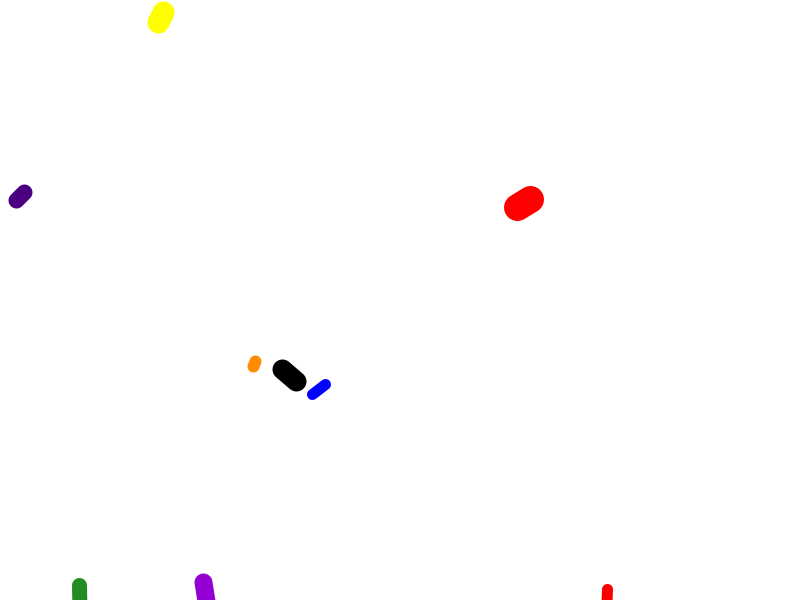
Frame 1 (no input)
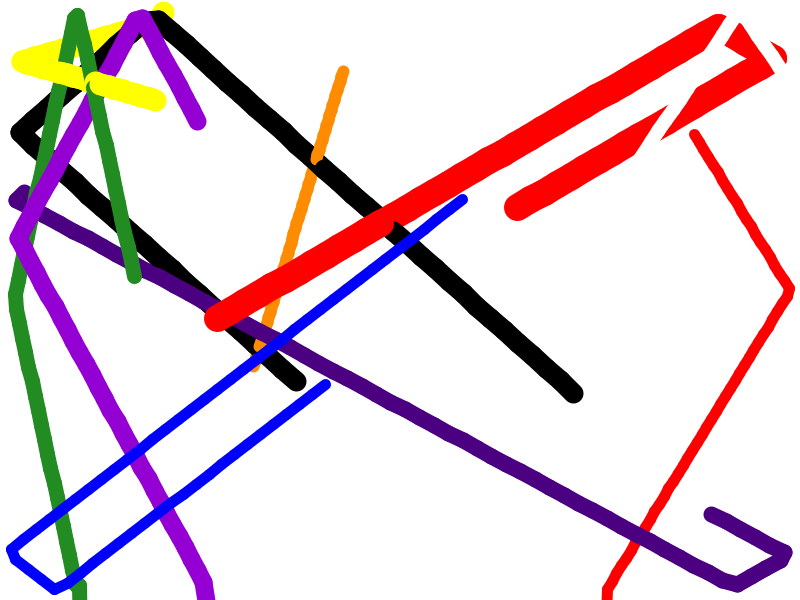
Frame 60 (the mouse pressed at the canvas centre just before this capture)
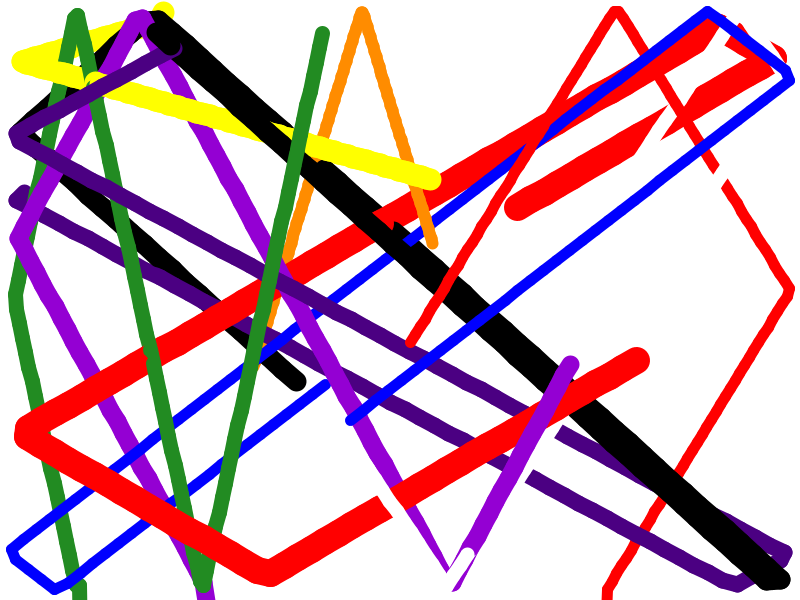
Frame 120 (the mouse held since frame 60 and released just before this capture)

The Processing sketch that drew these frames (run headless with seeded random() and noise(); from frame 60 on, the mouse is pressed at the canvas centre):

// Processing sketch: processing_160114
// ── processing_160114.pde

//Artist Statement
// This is a work designed to show mathematical entropy. 
// Speeds, directions and line sizes are randomized within bounds
// in order to create a different picture every time it is run. 

ArrayList<Orb> ballPit;
color[] palette = {#FF0000,#FF8C00,#FFFF00,#228B22,#0000FF,#4B0082,#9400D3, #FFFFFF, #000000};
int ballMin = 10;
int ballMax = 30;
int maxSpeed = 15;
int numOrbs = 10;

void setup() {
  size(800, 600);
  background(255);
  frameRate(30);
  ellipseMode(RADIUS);
  ballPit  = new ArrayList<Orb>();
  for(int i = 0; i < numOrbs; i++){//color, float xp, float yp, int xd, int yd, float xs, float ys, int r
    ballPit.add(new Orb((i < palette.length ? palette[i]: palette[i%palette.length]), random(0, width), random(0,width), random(-maxSpeed, maxSpeed), random(-maxSpeed, maxSpeed), round(random(ballMin,ballMax))));
  }
}

void mouseReleased(){
 ballPit.add(new Orb(palette[int(random(palette.length))], mouseX, mouseY, random(-maxSpeed, maxSpeed), random(-maxSpeed, maxSpeed), round(random(ballMin,ballMax))));
}
void draw() {
   // Update the position of the shapes
   for(int i = 0; i < ballPit.size(); i++){
     strokeWeight(ballPit.get(i).radius);
     float tempx = ballPit.get(i).xpos;
     float tempy = ballPit.get(i).ypos; 
     ballPit.get(i).move();
     stroke(ballPit.get(i).orbColor);
     line(tempx, tempy, ballPit.get(i).xpos, ballPit.get(i).ypos);
   }
}
class Orb{
  float xpos; float ypos;
  int radius;
  color orbColor;
  float xspeed = 4.0; float yspeed = 4.0;
  Orb(color col, float xp, float yp, float xs, float ys, int r){
    orbColor = col;
    xpos = xp;
    ypos = yp;
    xspeed = xs;
    yspeed = ys;
    radius = r;

  }
    void move() {
    xpos += xspeed;
    ypos += yspeed;
    if (xpos + radius > width) {
      xpos = width - radius;
      xspeed *= -1;
    }
    else if (xpos - radius < 0) {
      xpos = radius;
      xspeed *= -1;
    }
    if (ypos + radius > height) {
      ypos = height - radius;
      yspeed *= -1;
    } 
    else if (ypos - radius < 0) {
      ypos = radius;
      yspeed *= -1;
    }
  }
}
